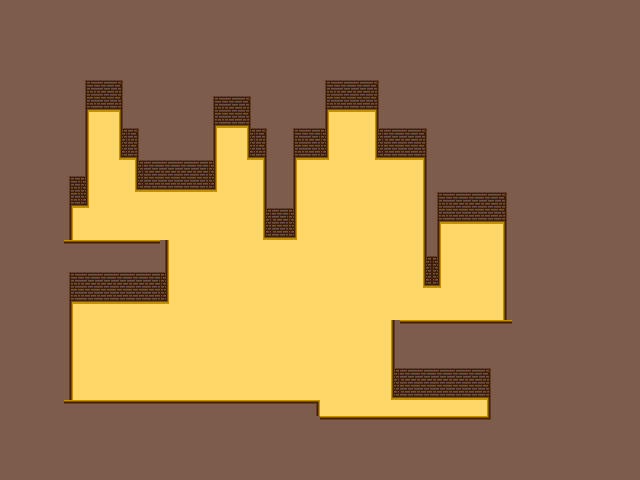

Below is a game level as drawn by its tile map, then a one-line description and the .tmx that defines it (tile-layer data replaced by summaries):
An orthogonal 40x30 tile map with 16x16 px tiles, 3 tile layers (floor, enemies, walls), 4 tilesets.

<map version="1.9" tiledversion="1.9.2" orientation="orthogonal" renderorder="right-down" width="40" height="30" tilewidth="16" tileheight="16" infinite="0" nextlayerid="5" nextobjectid="1">
 <editorsettings>
  <export target="../../../dungeons/dungeonmap_floor.csv" format="csv" />
 </editorsettings>
 <tileset firstgid="1" source="dungeon.tsx" />
 <tileset firstgid="25" source="entities.tsx" />
 <tileset firstgid="29" source="dungeon_use.tsx" />
 <tileset firstgid="65" source="dungeon2.tsx" />
 <layer id="1" name="floor" width="40" height="30">
  <data>[1200 cells, 1200 non-empty, 1 distinct tile ids]</data>
 </layer>
 <layer id="3" name="enemies" width="40" height="30">
  <data>[1200 cells, 17 non-empty, 1 distinct tile ids]</data>
 </layer>
 <layer id="4" name="walls" width="40" height="30">
  <data>[1200 cells, 1200 non-empty, 29 distinct tile ids]</data>
 </layer>
</map>